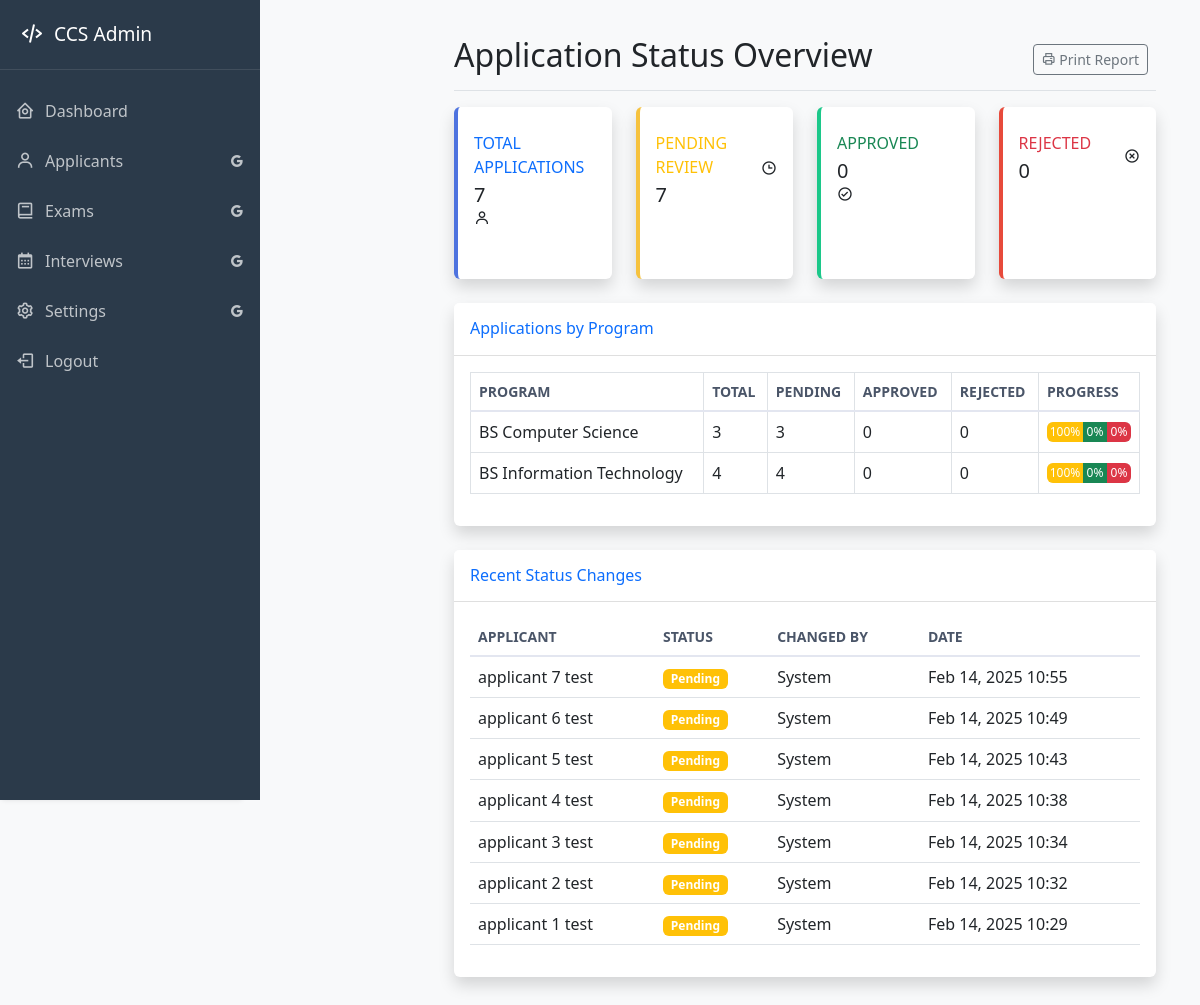
Page /admin/applicant_status.php (signed in) on the earlier database version.
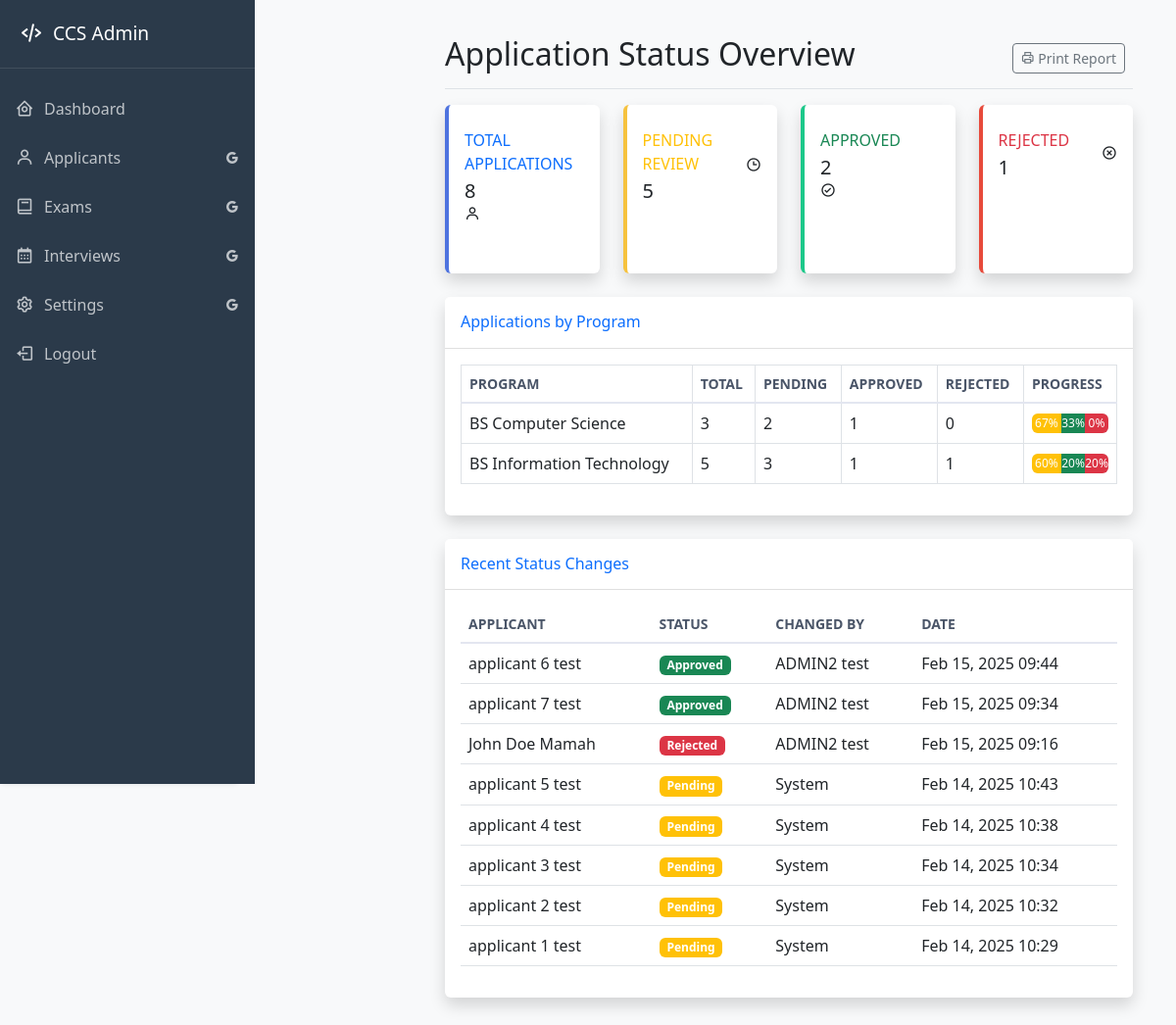
Same page on the later database version.
### tables this page shows
CREATE TABLE `users` (
  `id` int(11) NOT NULL,
  `email` varchar(255) NOT NULL,
  `password` varchar(255) NOT NULL,
  `first_name` varchar(100) NOT NULL,
  `last_name` varchar(100) NOT NULL,
  `role` enum('super_admin','admin','applicant') NOT NULL,
  `status` enum('active','inactive','pending','approved','rejected') DEFAULT 'pending',
  `created_at` timestamp NOT NULL DEFAULT current_timestamp(),
  `updated_at` timestamp NOT NULL DEFAULT current_timestamp() ON UPDATE current_timestamp(),
  `updated_by` int(11) DEFAULT NULL
);

### config/database.php (called while the page is built, shortened)
<?php
class Database {
    private static $instance = null;
    private $connection;
    private function __construct() {
        try {
            $this->connection = new PDO(
                "mysql:host=localhost;dbname=ccs_screening",
                "root",
                ""
            );
            $this->connection->setAttribute(PDO::ATTR_ERRMODE, PDO::ERRMODE_EXCEPTION);
            $this->connection->setAttribute(PDO::ATTR_DEFAULT_FETCH_MODE, PDO::FETCH_ASSOC);
        } catch(PDOException $e) {
            die("Connection failed: " . $e->getMessage());
        }
    }
    public static function getInstance() {
        if (self::$instance === null) {
            self::$instance = new self();
        }
        return self::$instance;
    }
    public function query($sql, $params = []) {
        $stmt = $this->connection->prepare($sql);
        $stmt->execute($params);
        return $stmt;
    }
}
?>

### admin/applicant_status.php (the view, shortened to what the rows shown need)
<?php
require_once '../config/database.php';
require_once 'includes/admin_layout.php';
$db = Database::getInstance();
$recent_changes = [];
try {
    $stmt = $db->query(
        "SELECT
            CONCAT(a.first_name, ' ', a.last_name) AS applicant_name,  -- ✅ Get applicant's full name
            u.status,
            COALESCE(CONCAT(admin.first_name, ' ', admin.last_name), 'System') AS changed_by,  -- ✅ Get admin name, default 'System'
            u.updated_at AS status_changed_at
         FROM users u
         LEFT JOIN applicants a ON u.id = a.user_id  -- ✅ Includes users even if no match
         LEFT JOIN admins admin ON u.updated_by = admin.user_id  -- ✅ Fetch from admins table
         WHERE u.role = 'applicant'
         ORDER BY u.updated_at DESC
         LIMIT 10"
    );
    $recent_changes = $stmt->fetchAll();
} catch (Exception $e) {
    error_log("Error in applicant status page: " . $e->getMessage());
    $error = "An error occurred while fetching statistics.";
}
?>
<div class="container-fluid">
    <div class="row">
        <main class="col-md-9 ms-sm-auto col-lg-10 px-md-4">
            <div class="d-flex justify-content-between flex-wrap flex-md-nowrap align-items-center pt-3 pb-2 mb-3 border-bottom">
                <h1 class="h2">Application Status Overview</h1>
            </div>
            <div class="row">
                <div class="col-12">
                    <div class="card shadow mb-4">
                        <div class="card-body">
                            <div class="table-responsive">
                                <table class="table table-bordered">
                                    <thead>
                                        <tr>
                                            <th>Program</th>
                                            <th>Total</th>
                                            <th>Pending</th>
                                            <th>Approved</th>
                                            <th>Rejected</th>
                                            <th>Progress</th>
                                        </tr>
                                    </thead>
                                </table>
                            </div>
                        </div>
                    </div>
                </div>
            </div>
            <div class="row">
                <div class="col-12">
                    <div class="card shadow mb-4">
                        <div class="card-body">
                            <div class="table-responsive">
                                <table class="table">
                                    <thead>
                                        <tr>
                                            <th>Applicant</th>
                                            <th>Status</th>
                                            <th>Changed By</th>
                                            <th>Date</th>
                                        </tr>
                                    </thead>
                                    <tbody>
                                    <?php foreach ($recent_changes as $change): ?>
    <tr>
        <td><?php echo htmlspecialchars($change['applicant_name']); ?></td>
        <td>
            <span class="badge bg-<?php
                echo $change['status'] === 'approved' ? 'success' :
                    ($change['status'] === 'rejected' ? 'danger' : 'warning');
            ?>">
                <?php echo ucfirst($change['status']); ?>
            </span>
        </td>
        <td><?php echo htmlspecialchars($change['changed_by'] ?? 'System'); ?></td>
        <td><?php echo date('M d, Y H:i', strtotime($change['status_changed_at'])); ?></td>
    </tr>
<?php endforeach; ?>
                                    </tbody>
                                </table>
                            </div>
                        </div>
                    </div>
                </div>
            </div>
        </main>
    </div>
</div>

Differences in the rows shown:
changed users: status "Pending" → "Approved"; changed_by "System" → "ADMIN2 test"; updated_at "Feb 14, 2025 10:49" → "Feb 15, 2025 09:44"; moves up the list
changed users: status "Pending" → "Approved"; changed_by "System" → "ADMIN2 test"; updated_at "Feb 14, 2025 10:55" → "Feb 15, 2025 09:34"
added users: applicant_name "John Doe Mamah", status "Rejected", changed_by "ADMIN2 test", updated_at "Feb 15, 2025 09:16"
Other differences:
$stats['total']: "7" → "8"
$stats['pending']: "7" → "5"
$stats['approved']: "0" → "2"
$stats['rejected']: "0" → "1"
new list line: "BS Computer Science 3 2 1 0 67 % 33 % 0 %"
new list line: "BS Information Technology 5 3 1 1 60 % 20 % 20 %"
list line gone: "BS Computer Science 3 3 0 0 100 % 0 % 0 %"
list line gone: "BS Information Technology 4 4 0 0 100 % 0 % 0 %"
